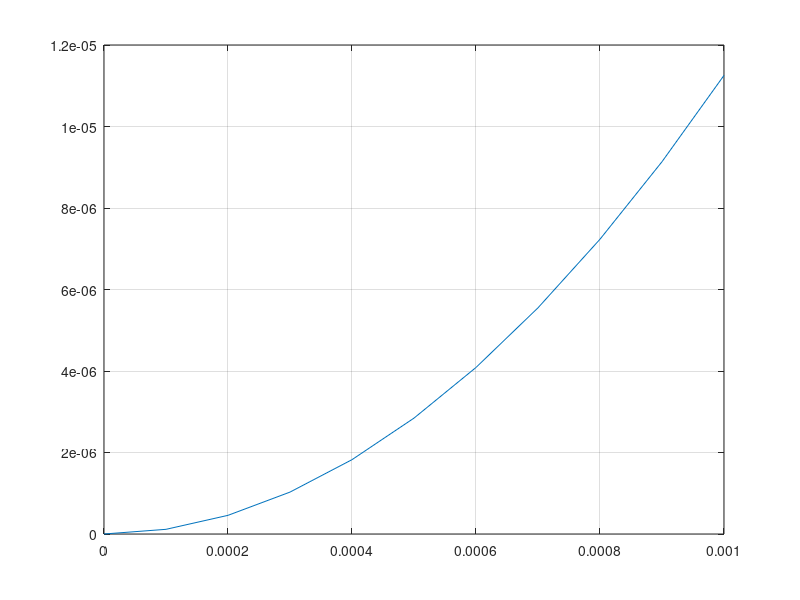

Write MATLAB code to recreate this figure.
close all
clc

num = [23];
den = [1 65];
t = 0:0.0001:0.001;
s=tf(num,den);

alpha=1;
ramp=alpha*t  ;       % Your input signal
model=tf(1,[1 20 3]);    % Your transfer function
[y,t]=lsim(s,ramp,t);
plot(t,y)

% step(s,t);
grid on;
display(s);